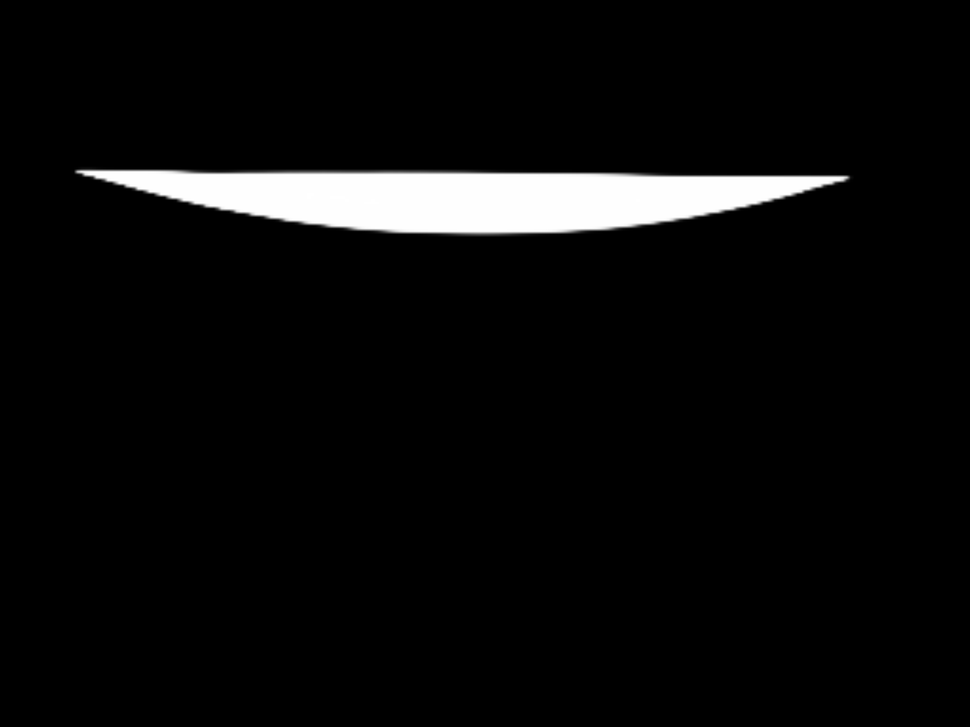
#> input picture image_png/DSC00313.png, 970 x 727 px, shrunk from 5552 x 4160 before the run
$ python arc_2300.py   (older library calls are emulated)
#> lines starting #> are read from the running program, lines starting #| are printed output that depends on the picture; after the words box and inside, x2 and y2 are one past the last pixel; in counts of white or black regions, pixels touching at a corner belong together
import numpy as np
from PIL import Image
import glob
import cv2
import pandas as pd
import matplotlib
import matplotlib.pyplot as plt
from skimage import morphology
from scipy import ndimage
matplotlib.use(backend='Qt5Agg')
plt.rcParams['font.sans-serif']=['Microsoft YaHei']

# img_path = './images/DSC00313.JPG'  # 1200万像素
img_path = './image_png/DSC00313.png'  # 1200万像素
img = cv2.imread(img_path)
#> img is the input picture: shape (727, 970, 3); min 0, max 255, mean 11.6
gray = cv2.cvtColor(img, cv2.COLOR_RGB2GRAY)
# [12 lines of commented-out code are left out]
ret, BW = cv2.threshold(gray, 80, 1, cv2.THRESH_BINARY)
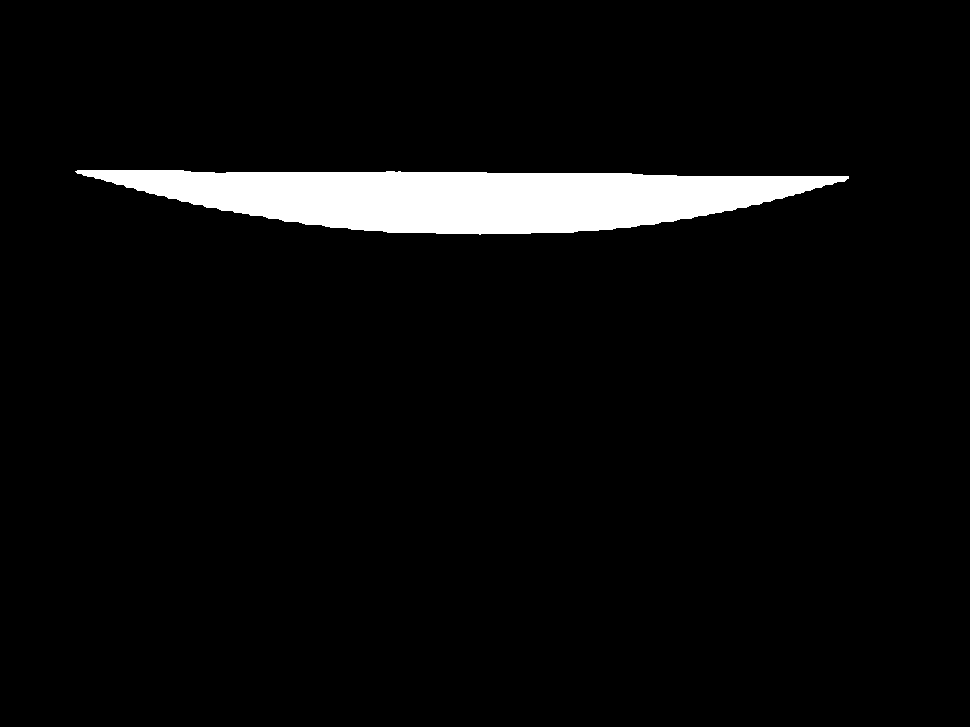
#> BW: shape (727, 970); values 0 (black) and 1 (white), 4.7% white; 1 white region, box (x1, y1, x2, y2) and area: (75, 170, 849, 235) 32998
# [11 lines of commented-out code are left out]

(H, W) = BW.shape[:2]
#> H = 727; W = 970
area = H * W  # 图片面积
#> area = 705190
discard = 0.001  # 丢弃面积率
BW = morphology.remove_small_objects(BW > 0, discard*area, connectivity=2)
BW = BW.astype(np.uint8)

# 提取边缘
y, x = np.where(BW == 1)
df = pd.DataFrame({'x': x, 'y': y})
#> df = table of 32998 rows and 2 columns
data_group = df.groupby(['x']).max()
#> data_group = table of 774 rows and 1 columns
data_group.index.name = 'index'
data_group['x'] = data_group.index
data_group.sort_values('x', ascending=True, inplace=True)
x = np.array(data_group['x']).astype(np.int)
#> x = 774 values from 75 to 848
y = np.array(data_group['y']).astype(np.int)
#> y = 774 values, max 234 at index 404, min 171 at index 0, mean 214.6
# np.savetxt('./figure/arc2300_x.txt', x, fmt='%d')
# np.savetxt('./figure/arc2300_y.txt', y, fmt='%d')
plt.figure(3)
origin = cv2.imread('./images/DSC00313.JPG')
plt.imshow(origin)
plt.plot(x, y, color='blue', marker='o',  linewidth=0.5, markersize=5)
plt.show()
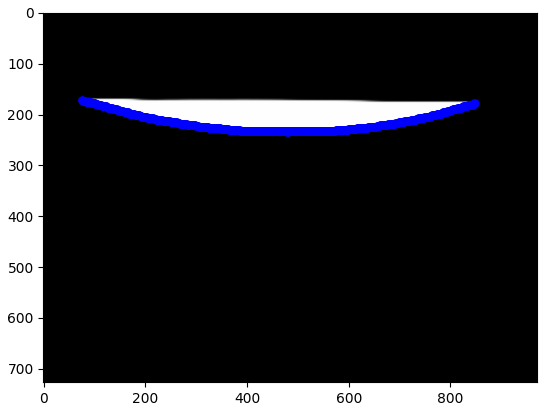
#> figure drawn by matplotlib, 1 panel
# plt.savefig('./figure/arc2300.png', dpi=1080)
plt.close(3)
print("最大像素点为{}，最小像素点为{}，共有像素点为{}".format(max(x),min(x),max(x)-min(x)))
#| 最大像素点为848，最小像素点为75，共有像素点为773

# 提取比例因子
factor = 2/(max(x) - min(x))
#> factor = 0.00259

# 计算曲率
x = x * factor
#> x = 774 values from 0.194 to 2.19
y = y * factor
#> y = 774 values, max 0.605 at index 404, min 0.442 at index 0, mean 0.555
# [4 lines of commented-out code are left out]

length = len(x)
#> length = 774
delta = 500
K = np.zeros(length)
#> K = 774 values from 0 to 0

# 全部3274个像素，取局部600个像素
for i in range(delta, length-delta):
    # 2次多项式
    # c0 = np.polyfit(x[i - delta:i + delta], y[i - delta:i + delta], 2)
    # c1 = np.array([c0[0]*2, c0[1]*1])
    # c2 = np.array([c1[1]])

    # 3次多项式
    c0 = np.polyfit(x[i - delta:i + delta], y[i - delta:i + delta], 3)  # 挠曲线系数
    c1 = np.array([c0[0] * 3, c0[1] * 2, c0[2]])  # 1阶导函数系数
    c2 = np.array([c1[0] * 2, c1[1]])  # 2阶导函数系数

    # 4次多项式
    # c0 = np.polyfit(x[i - delta:i + delta], y[i - delta:i + delta], 4)  # 挠曲线系数
    # c1 = np.array([c0[0] * 4, c0[1] * 3, c0[2]*2])  # 1阶导函数系数
    # c2 = np.array([c1[0] * 3, c1[1]*2])  # 2阶导函数系数

    Y = np.poly1d(c0)
    ddy = np.poly1d(c2)
    dy = np.poly1d(c1)
    # y0[i] = Y(x[i])
    K[i] = ddy(x[i]) / ((1 + dy(x[i]) ** 2) ** (3 / 2))

plt.figure(4)
s = np.array(range(length))
#> s = 774 values from 0 to 773
plt.plot(s, K)
plt.title('3次多项式拟合下半径为1的半圆曲率识别结果')
# plt.savefig('semicircle_3.png', dpi=1080)
plt.show()
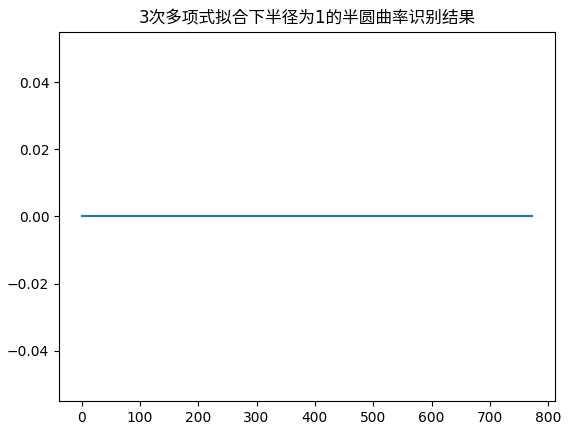
#> figure drawn by matplotlib, 1 panel
plt.close(4)

$ run again, with image_png/DSC00309.png copied over image_png/DSC00313.png
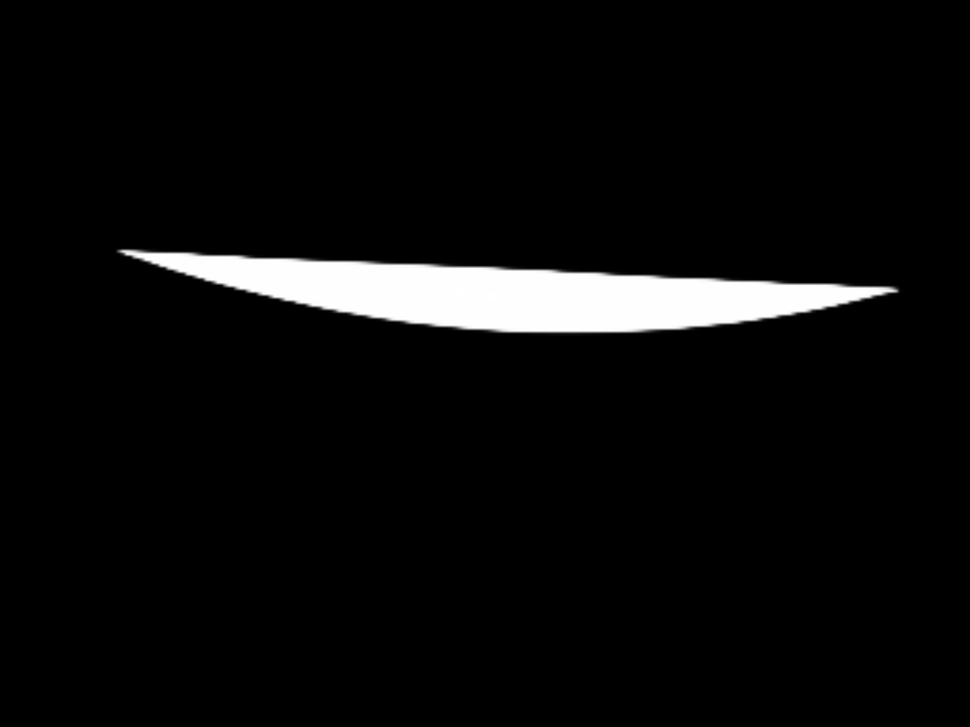
#> input picture image_png/DSC00309.png, 970 x 727 px, shrunk from 4224 x 3168 before the run
#> img is the input picture: shape (727, 970, 3); min 0, max 255, mean 11.8
#> `ret, BW = cv2.threshold(gray, 80, 1, cv2.THRESH_BINARY)`:
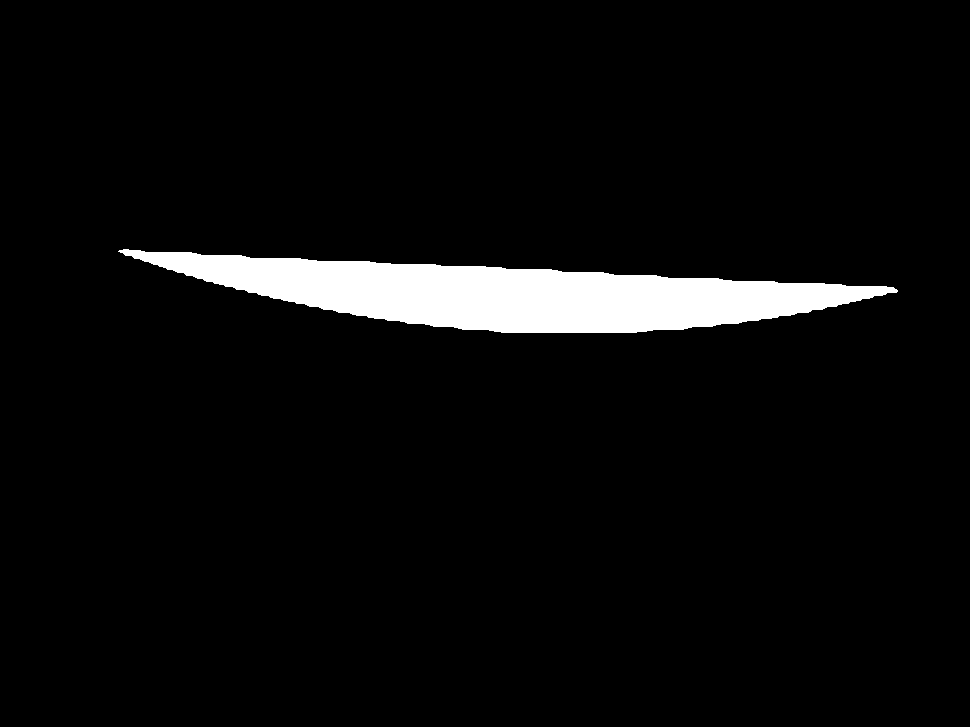
#> BW: shape (727, 970); values 0 (black) and 1 (white), 4.8% white; 1 white region, box (x1, y1, x2, y2) and area: (118, 249, 898, 333) 33775
#> df = table of 33775 rows and 2 columns
#> data_group = table of 780 rows and 1 columns
#> `x = np.array(data_group['x']).astype(np.int)`: x = 780 values from 118 to 897
#> `y = np.array(data_group['y']).astype(np.int)`: y = 780 values, max 332 at index 383, min 251 at index 0, mean 311
#| 最大像素点为897，最小像素点为118，共有像素点为779
#> factor = 0.00257
#> `x = x * factor`: x = 780 values from 0.303 to 2.3
#> `y = y * factor`: y = 780 values, max 0.852 at index 383, min 0.644 at index 0, mean 0.798
#> length = 780
#> `plt.show()`:
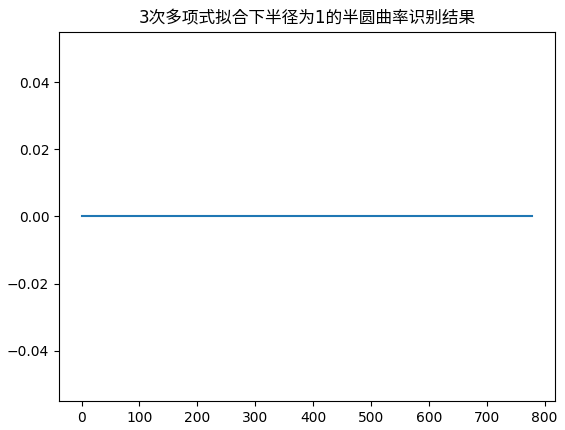
#> figure drawn by matplotlib, 1 panel
